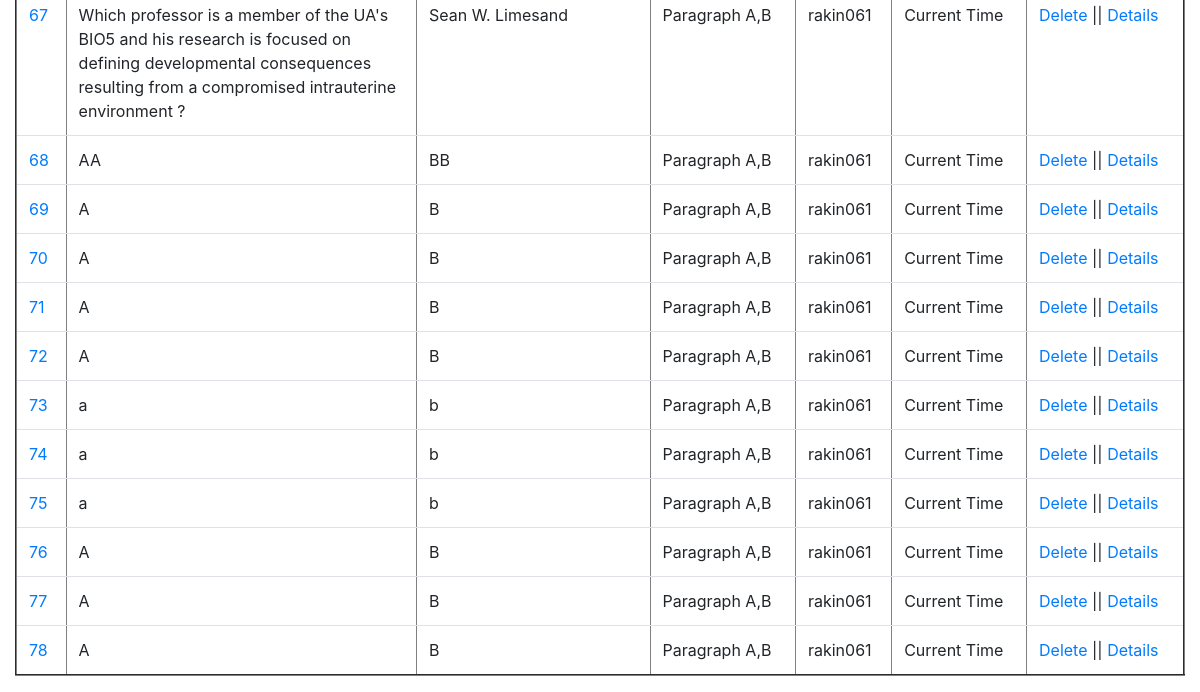
The app's page /elements/ (signed in, lower part), older data.
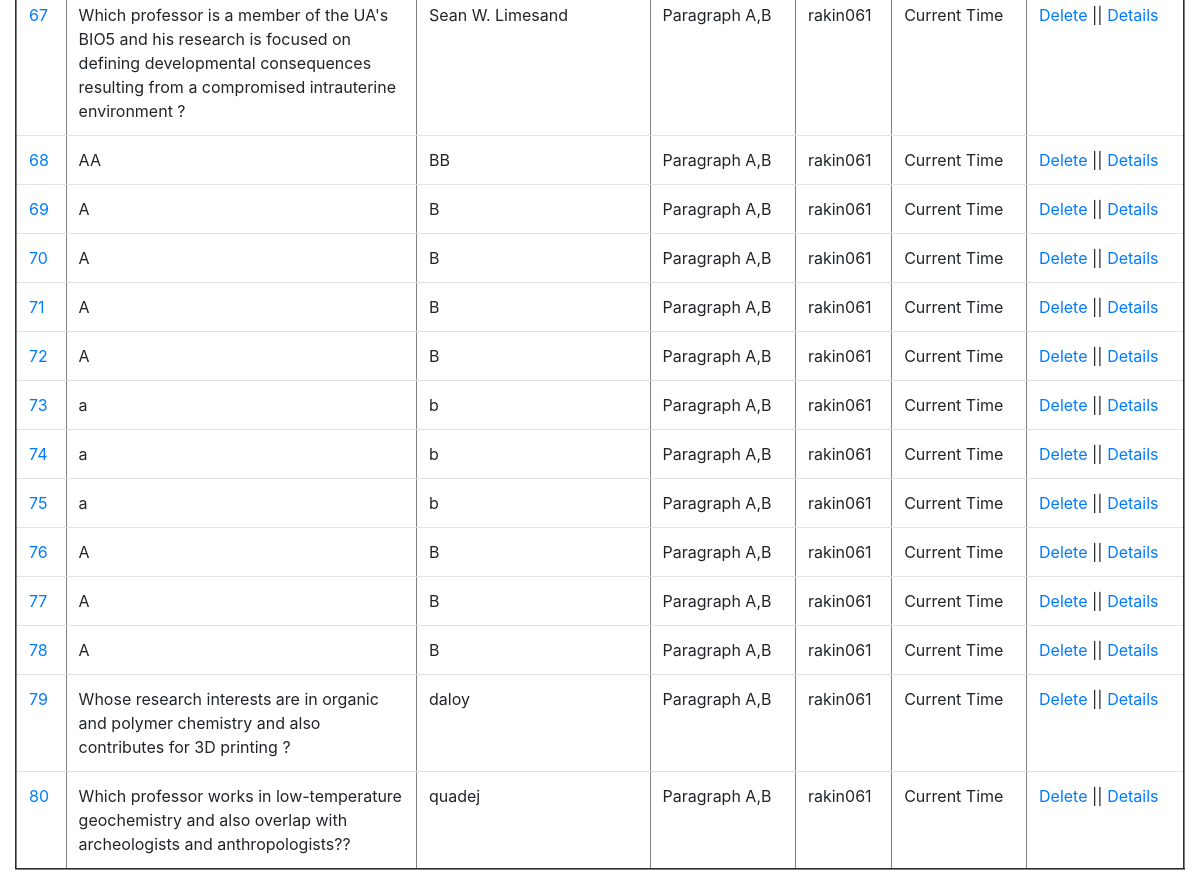
The same page, newer data.
### qa_interface/models.py (models this page shows)
class QA_Interface(models.Model):
	source_id=models.CharField(max_length=30,blank=False,null=False) # max_length = required
	title_A=models.CharField(blank=False, null=False,max_length=35)
	par_A=models.TextField(blank=False, null=False)
	title_B=models.CharField(blank=False, null=False,max_length=35)
	par_B = models.TextField(blank=False, null=False)
	question=models.TextField(blank=False, null=False, max_length=1000,help_text=' &nbsp; <button type="button" class="btn btn-danger btn-sm align-top" data-bs-container="body" '
																					  'data-bs-toggle="popover" data-bs-placement="right" data-bs-html="true"  '
																					  'data-bs-content=" Multi-hop questions require systems to aggregate information between '
																				      'multiple contexts, the ability of a system to reason over multiple sources of '
																				      'data such as paragraphs to output desired answer. Here, the system has to reason with information taken from more than one document '
																				      '(i.e. Parapgaphs) to arrive at the final answer. <br> <br> <b> Example: </b> What is the population of the capital city of Bangladesh ? '
																				      '<br> <b>Answer: </b> 40 Millions !!'
																				 	  '<br> <b>Reasoning:</b> Capital City of Bangladesh ---> Dhaka ---> Population: 40 Millions. '
																				      '<br> <br> Click <a href='' https://hotpotqa.github.io/ '' '
																				      'target=''_blank'' > here </a> to see further details of multihop questions ! "> ? </button>')
	answer=models.TextField(blank=False, null=False, max_length=100)
	question_type_choices= [('Bridge_entity', 'Bridge'),('Comparison', 'Comparison'),('Intersection', 'Intersection'),('Commonsense_reasoning', 'Commonsense')]
	question_type=models.CharField(max_length=22, choices=question_type_choices, default='Bridge_entity',help_text=' &nbsp; <button type="button" class="btn btn-danger btn-sm align-top" data-bs-container="body" '
																					  'data-bs-toggle="popover" data-bs-placement="right" data-bs-html="true"  '
																					  'data-bs-content=" Types of multi hop question you entered. Click <a href='' https://github.com/UA-KMAP/KMAP-QA/blob/main/qa_interface/templates/images/MHQA.png '' '
																				      'target=''_blank''> here </a> to see details of different types of multi hop question. "> ? </button>')
	level_choices=[('Hard','Hard'),('Medium','Medium'),('Easy','Easy')]
	level=models.CharField(max_length=6, choices=level_choices, default='Easy', help_text=' &nbsp; <button type="button" class="btn btn-danger btn-sm align-top" data-bs-container="body" '
																					  'data-bs-toggle="popover" data-bs-placement="right" data-bs-html="true"  '
																					  'data-bs-content="Difficulty level of the multi hop question you entered! "> ? </button>' )
	supporting_facts=models.TextField(blank=False, null=False,max_length=4, help_text=' &nbsp; <button type="button" class="btn btn-danger btn-sm align-top" data-bs-container="body" '
																					  'data-bs-toggle="popover" data-bs-placement="right" data-bs-html="true"  '
																					  'data-bs-content="Supporting facts specify the sentences involved while creating the multi hop question from '
																					  'both of the paragraphs.<br> <b>Example Input: 0,1. </b> It indicates that first sentence from the first paragraph and '
																					  'second sentence from the second paragraph have been used to produce the multi hop question.."> ? </button>')
	def get_absolute_url(self):
		return reverse("qa:qa_entity", kwargs={"id":self.id})

### qa_interface/views.py (the view)
# urls.py: path("elements/", detail_view),
def detail_view(request):
	obj=QA_Interface.objects.all()
	contribution=0
	username=str(request.user)
	directory_name="Dataset/"+username+"/"
	file_or_directory=Path(directory_name)
	if file_or_directory.exists():
		contribution=len([name for name in os.listdir(directory_name) if os.path.isfile(os.path.join(directory_name, name))])
	context={
		"elements": obj,
		"contribution": contribution,
		"username":username
	}
	return render(request,"detail.html",context)

### qa_interface/templates/detail.html (shortened to what this page needs)
{% extends 'base.html' %}
{% block content %}
{% if user.is_authenticated %}
<table border="2" class="table table-hover " >
	{% for element in elements %}
		<tr>
			<td><a href="{{element.get_absolute_url}}">{{element.id}}</a></td>
			<td style="width:30%">{{element.question}}</td>
			<td>{{element.answer}}</td>
			<td>Paragraph A,B</td>
			<td>rakin061</td>
			<td>Current Time</td>
			<td><a href="/delete/{{element.id}}">Delete</a>  || <a href="{{element.get_absolute_url}}">Details</a></td>
		</tr>
	{% endfor %}
</table>
{% else %}
  <p>You are not logged in</p>
  <a href="{% url 'login' %}">Log In</a>
{% endif %}
{% endblock %}

Row changes from the older to the newer data that the page shows:
added QA_Interface: id "79", question "Whose research interests are in organic and polymer chemistry and also contributes for 3D printing ?", answer "daloy"
added QA_Interface: id "80", question "Which professor works in low-temperature geochemistry and also overlap with archeologists and anthropologists??", answer "quadej"
